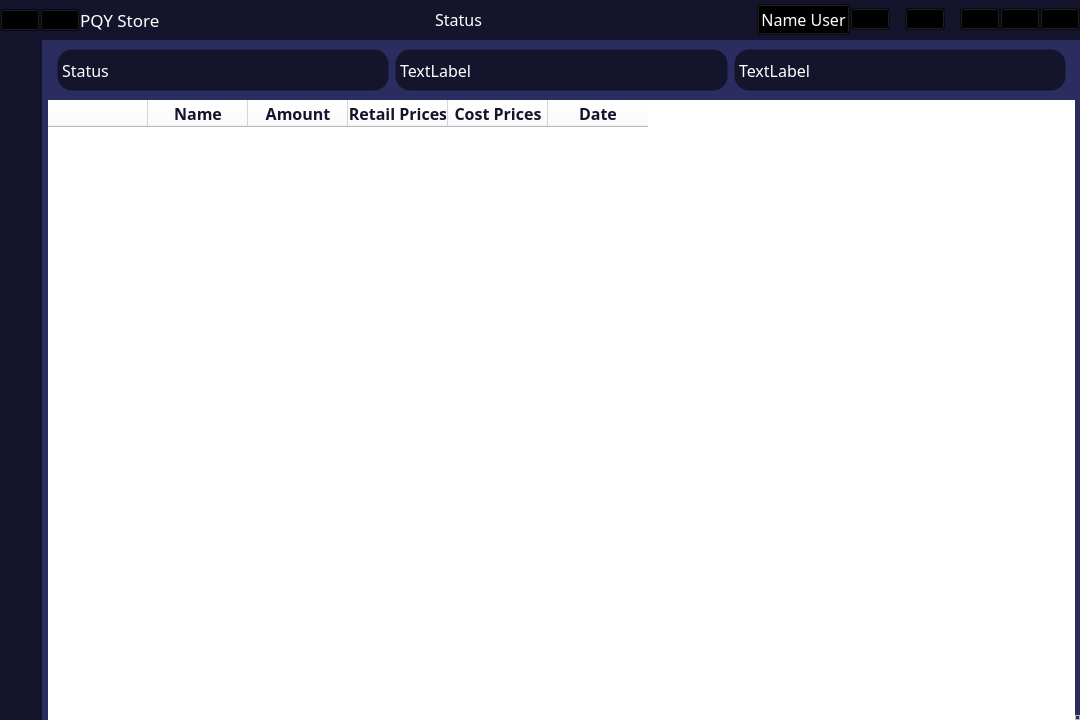
<?xml version="1.0" encoding="UTF-8"?>
<ui version="4.0">
 <class>MainWindow</class>
 <widget class="QMainWindow" name="MainWindow">
  <property name="geometry">
   <rect>
    <x>0</x>
    <y>0</y>
    <width>1080</width>
    <height>720</height>
   </rect>
  </property>
  <property name="windowTitle">
   <string>MainWindow</string>
  </property>
  <property name="styleSheet">
   <string notr="true">#widget_status_2 QLabel{
	font: 12pt Comfortaa;
	color: #fff;
	qproperty-alignment: AlignCenter;
	min-width: 100px;
	min-height: 40px;
	border: 1px solid;
	border-radius: 15px;
	border-color: transparent;
	background-color: #14142c;
}

QTableWidget *{
	background-color: #fff;
	font: 12pt Comfortaa;
	font-weight: bold;
	color: #14142c;
}

QTableWidget::item {
	color:#000;
	border: 0px; 
	padding: 5px;
	font: 20pt Comfortaa;
}

*{}

#name_app{
	font: 13pt Comfortaa;
	color: #fff
}
#name_user, #status_title{
	color: #fff;
	font: 12pt Comfortaa;
}

#title_bar QPushButton{
	background-color: transparent;
}
#title_bar{
	background-color: #14142c;
}
#centralwidget{
	background-color: #2b2c60
}
#left_menu{
	background-color: #14142c;
}
#left_menu QPushButton {
	min-width: 40px;
	min-height: 40px;
	border: 1px solid;
	border-color: transparent;
	background-color: transparent;
}
#left_menu QPushButton:hover {
	background-color: #252552;
	border-top-color: #6969ea;
	border-bottom-color: #6969ea;
}
QToolTip {
	color: #fff;
	font: 10pt Comfortaa;
	background-color: rgba(100, 100, 100, 100);
	border: 1px solid;
	border-radius: 7px;
	border-color: #fff;
}</string>
  </property>
  <widget class="QWidget" name="centralwidget">
   <layout class="QVBoxLayout" name="verticalLayout">
    <property name="spacing">
     <number>0</number>
    </property>
    <property name="leftMargin">
     <number>0</number>
    </property>
    <property name="topMargin">
     <number>0</number>
    </property>
    <property name="rightMargin">
     <number>0</number>
    </property>
    <property name="bottomMargin">
     <number>0</number>
    </property>
    <item alignment="Qt::AlignTop">
     <widget class="QWidget" name="title_bar" native="true">
      <property name="minimumSize">
       <size>
        <width>0</width>
        <height>40</height>
       </size>
      </property>
      <layout class="QHBoxLayout" name="horizontalLayout">
       <property name="spacing">
        <number>0</number>
       </property>
       <property name="leftMargin">
        <number>0</number>
       </property>
       <property name="topMargin">
        <number>0</number>
       </property>
       <property name="rightMargin">
        <number>0</number>
       </property>
       <property name="bottomMargin">
        <number>0</number>
       </property>
       <item alignment="Qt::AlignLeft|Qt::AlignVCenter">
        <widget class="QWidget" name="logo" native="true">
         <property name="toolTip">
          <string>Built &amp; developed by PQY Team</string>
         </property>
         <layout class="QHBoxLayout" name="horizontalLayout_3">
          <property name="spacing">
           <number>0</number>
          </property>
          <property name="leftMargin">
           <number>0</number>
          </property>
          <property name="topMargin">
           <number>0</number>
          </property>
          <property name="rightMargin">
           <number>0</number>
          </property>
          <property name="bottomMargin">
           <number>0</number>
          </property>
          <item>
           <widget class="QPushButton" name="left_menu_btn">
            <property name="minimumSize">
             <size>
              <width>40</width>
              <height>0</height>
             </size>
            </property>
            <property name="toolTip">
             <string>Menu</string>
            </property>
            <property name="text">
             <string/>
            </property>
            <property name="icon">
             <iconset>
              <normaloff>../icons/menu-white.svg</normaloff>../icons/menu-white.svg</iconset>
            </property>
            <property name="iconSize">
             <size>
              <width>30</width>
              <height>30</height>
             </size>
            </property>
            <property name="shortcut">
             <string>Ctrl+Tab</string>
            </property>
           </widget>
          </item>
          <item alignment="Qt::AlignLeft|Qt::AlignVCenter">
           <widget class="QPushButton" name="logo_app">
            <property name="text">
             <string/>
            </property>
            <property name="icon">
             <iconset>
              <normaloff>../Image/OLD/0a890a8477d7b889e1c6.jpg</normaloff>../Image/OLD/0a890a8477d7b889e1c6.jpg</iconset>
            </property>
            <property name="iconSize">
             <size>
              <width>32</width>
              <height>32</height>
             </size>
            </property>
           </widget>
          </item>
          <item alignment="Qt::AlignLeft|Qt::AlignVCenter">
           <widget class="QLabel" name="name_app">
            <property name="text">
             <string>PQY Store</string>
            </property>
           </widget>
          </item>
         </layout>
         <zorder>logo_app</zorder>
         <zorder>name_app</zorder>
         <zorder>left_menu_btn</zorder>
        </widget>
       </item>
       <item alignment="Qt::AlignVCenter">
        <widget class="QWidget" name="widget_status" native="true">
         <property name="sizePolicy">
          <sizepolicy hsizetype="Expanding" vsizetype="Preferred">
           <horstretch>0</horstretch>
           <verstretch>0</verstretch>
          </sizepolicy>
         </property>
         <layout class="QVBoxLayout" name="verticalLayout_2">
          <property name="spacing">
           <number>0</number>
          </property>
          <property name="leftMargin">
           <number>0</number>
          </property>
          <property name="topMargin">
           <number>0</number>
          </property>
          <property name="rightMargin">
           <number>0</number>
          </property>
          <property name="bottomMargin">
           <number>0</number>
          </property>
          <item>
           <widget class="QLabel" name="status_title">
            <property name="sizePolicy">
             <sizepolicy hsizetype="Preferred" vsizetype="Preferred">
              <horstretch>0</horstretch>
              <verstretch>0</verstretch>
             </sizepolicy>
            </property>
            <property name="text">
             <string>Status</string>
            </property>
            <property name="alignment">
             <set>Qt::AlignCenter</set>
            </property>
           </widget>
          </item>
         </layout>
        </widget>
       </item>
       <item alignment="Qt::AlignRight|Qt::AlignVCenter">
        <widget class="QWidget" name="widget_profile" native="true">
         <layout class="QHBoxLayout" name="horizontalLayout_2">
          <property name="spacing">
           <number>0</number>
          </property>
          <property name="leftMargin">
           <number>0</number>
          </property>
          <property name="topMargin">
           <number>0</number>
          </property>
          <property name="rightMargin">
           <number>0</number>
          </property>
          <property name="bottomMargin">
           <number>0</number>
          </property>
          <item>
           <widget class="QPushButton" name="name_user">
            <property name="toolTip">
             <string>Profile</string>
            </property>
            <property name="layoutDirection">
             <enum>Qt::RightToLeft</enum>
            </property>
            <property name="text">
             <string>Name User</string>
            </property>
            <property name="icon">
             <iconset>
              <normaloff>../icons/user-white.svg</normaloff>../icons/user-white.svg</iconset>
            </property>
            <property name="iconSize">
             <size>
              <width>30</width>
              <height>30</height>
             </size>
            </property>
           </widget>
          </item>
          <item>
           <widget class="QPushButton" name="log_out">
            <property name="toolTip">
             <string>Log out</string>
            </property>
            <property name="text">
             <string/>
            </property>
            <property name="icon">
             <iconset>
              <normaloff>../icons/log-out-white.svg</normaloff>../icons/log-out-white.svg</iconset>
            </property>
            <property name="iconSize">
             <size>
              <width>30</width>
              <height>26</height>
             </size>
            </property>
           </widget>
          </item>
          <item>
           <widget class="QLabel" name="label">
            <property name="minimumSize">
             <size>
              <width>15</width>
              <height>0</height>
             </size>
            </property>
            <property name="text">
             <string/>
            </property>
           </widget>
          </item>
          <item>
           <widget class="QPushButton" name="return_home">
            <property name="toolTip">
             <string>Home</string>
            </property>
            <property name="text">
             <string/>
            </property>
            <property name="icon">
             <iconset>
              <normaloff>../icons/home-white.svg</normaloff>../icons/home-white.svg</iconset>
            </property>
            <property name="iconSize">
             <size>
              <width>40</width>
              <height>26</height>
             </size>
            </property>
           </widget>
          </item>
          <item>
           <widget class="QLabel" name="label_2">
            <property name="minimumSize">
             <size>
              <width>15</width>
              <height>0</height>
             </size>
            </property>
            <property name="text">
             <string/>
            </property>
           </widget>
          </item>
          <item>
           <widget class="QPushButton" name="minimize_btn">
            <property name="toolTip">
             <string>Minimize</string>
            </property>
            <property name="statusTip">
             <string extracomment="Minimize"/>
            </property>
            <property name="accessibleDescription">
             <string/>
            </property>
            <property name="text">
             <string/>
            </property>
            <property name="icon">
             <iconset>
              <normaloff>../icons/minus-white.svg</normaloff>../icons/minus-white.svg</iconset>
            </property>
            <property name="iconSize">
             <size>
              <width>30</width>
              <height>25</height>
             </size>
            </property>
           </widget>
          </item>
          <item>
           <widget class="QPushButton" name="maximize_btn">
            <property name="toolTip">
             <string>Maximize</string>
            </property>
            <property name="text">
             <string/>
            </property>
            <property name="icon">
             <iconset>
              <normaloff>../icons/square-white.svg</normaloff>../icons/square-white.svg</iconset>
            </property>
            <property name="iconSize">
             <size>
              <width>30</width>
              <height>22</height>
             </size>
            </property>
           </widget>
          </item>
          <item>
           <widget class="QPushButton" name="close_btn">
            <property name="toolTip">
             <string>Close</string>
            </property>
            <property name="text">
             <string/>
            </property>
            <property name="icon">
             <iconset>
              <normaloff>../icons/x-white.svg</normaloff>../icons/x-white.svg</iconset>
            </property>
            <property name="iconSize">
             <size>
              <width>30</width>
              <height>25</height>
             </size>
            </property>
           </widget>
          </item>
         </layout>
        </widget>
       </item>
      </layout>
     </widget>
    </item>
    <item>
     <widget class="QWidget" name="screen_app" native="true">
      <property name="sizePolicy">
       <sizepolicy hsizetype="Expanding" vsizetype="Expanding">
        <horstretch>0</horstretch>
        <verstretch>0</verstretch>
       </sizepolicy>
      </property>
      <layout class="QHBoxLayout" name="horizontalLayout_6">
       <property name="spacing">
        <number>0</number>
       </property>
       <property name="leftMargin">
        <number>0</number>
       </property>
       <property name="topMargin">
        <number>0</number>
       </property>
       <property name="rightMargin">
        <number>0</number>
       </property>
       <property name="bottomMargin">
        <number>0</number>
       </property>
       <item>
        <widget class="QWidget" name="left_menu" native="true">
         <property name="styleSheet">
          <string notr="true"/>
         </property>
         <layout class="QVBoxLayout" name="verticalLayout_3">
          <property name="spacing">
           <number>0</number>
          </property>
          <property name="leftMargin">
           <number>0</number>
          </property>
          <property name="topMargin">
           <number>5</number>
          </property>
          <property name="rightMargin">
           <number>0</number>
          </property>
          <property name="bottomMargin">
           <number>10</number>
          </property>
          <item>
           <widget class="QPushButton" name="sell_button">
            <property name="sizePolicy">
             <sizepolicy hsizetype="Preferred" vsizetype="Preferred">
              <horstretch>0</horstretch>
              <verstretch>0</verstretch>
             </sizepolicy>
            </property>
            <property name="cursor">
             <cursorShape>PointingHandCursor</cursorShape>
            </property>
            <property name="toolTip">
             <string>Sell</string>
            </property>
            <property name="layoutDirection">
             <enum>Qt::LeftToRight</enum>
            </property>
            <property name="text">
             <string/>
            </property>
            <property name="icon">
             <iconset>
              <normaloff>../icons/shopping-cart-white.svg</normaloff>../icons/shopping-cart-white.svg</iconset>
            </property>
            <property name="iconSize">
             <size>
              <width>30</width>
              <height>30</height>
             </size>
            </property>
           </widget>
          </item>
          <item>
           <widget class="QPushButton" name="shift_summary_btn">
            <property name="sizePolicy">
             <sizepolicy hsizetype="Minimum" vsizetype="Minimum">
              <horstretch>0</horstretch>
              <verstretch>0</verstretch>
             </sizepolicy>
            </property>
            <property name="cursor">
             <cursorShape>PointingHandCursor</cursorShape>
            </property>
            <property name="toolTip">
             <string>Shift Work</string>
            </property>
            <property name="layoutDirection">
             <enum>Qt::LeftToRight</enum>
            </property>
            <property name="text">
             <string/>
            </property>
            <property name="icon">
             <iconset>
              <normaloff>../icons/fast-forward-white.svg</normaloff>../icons/fast-forward-white.svg</iconset>
            </property>
            <property name="iconSize">
             <size>
              <width>30</width>
              <height>30</height>
             </size>
            </property>
           </widget>
          </item>
          <item>
           <widget class="QPushButton" name="view_stock_btn">
            <property name="sizePolicy">
             <sizepolicy hsizetype="Minimum" vsizetype="Minimum">
              <horstretch>0</horstretch>
              <verstretch>0</verstretch>
             </sizepolicy>
            </property>
            <property name="cursor">
             <cursorShape>PointingHandCursor</cursorShape>
            </property>
            <property name="toolTip">
             <string>Warehouse</string>
            </property>
            <property name="layoutDirection">
             <enum>Qt::RightToLeft</enum>
            </property>
            <property name="text">
             <string/>
            </property>
            <property name="icon">
             <iconset>
              <normaloff>../icons/package-white.svg</normaloff>../icons/package-white.svg</iconset>
            </property>
            <property name="iconSize">
             <size>
              <width>30</width>
              <height>30</height>
             </size>
            </property>
           </widget>
          </item>
          <item>
           <widget class="QPushButton" name="view_history_btn">
            <property name="sizePolicy">
             <sizepolicy hsizetype="Minimum" vsizetype="Minimum">
              <horstretch>0</horstretch>
              <verstretch>0</verstretch>
             </sizepolicy>
            </property>
            <property name="cursor">
             <cursorShape>PointingHandCursor</cursorShape>
            </property>
            <property name="toolTip">
             <string>History</string>
            </property>
            <property name="layoutDirection">
             <enum>Qt::RightToLeft</enum>
            </property>
            <property name="text">
             <string/>
            </property>
            <property name="icon">
             <iconset>
              <normaloff>../icons/book-white.svg</normaloff>../icons/book-white.svg</iconset>
            </property>
            <property name="iconSize">
             <size>
              <width>30</width>
              <height>30</height>
             </size>
            </property>
           </widget>
          </item>
          <item>
           <widget class="QPushButton" name="import_export_btn">
            <property name="sizePolicy">
             <sizepolicy hsizetype="Minimum" vsizetype="Minimum">
              <horstretch>0</horstretch>
              <verstretch>0</verstretch>
             </sizepolicy>
            </property>
            <property name="cursor">
             <cursorShape>PointingHandCursor</cursorShape>
            </property>
            <property name="toolTip">
             <string>Import - Export</string>
            </property>
            <property name="text">
             <string/>
            </property>
            <property name="icon">
             <iconset>
              <normaloff>../icons/truck-white.svg</normaloff>../icons/truck-white.svg</iconset>
            </property>
            <property name="iconSize">
             <size>
              <width>30</width>
              <height>30</height>
             </size>
            </property>
           </widget>
          </item>
          <item>
           <widget class="QPushButton" name="signup">
            <property name="sizePolicy">
             <sizepolicy hsizetype="Minimum" vsizetype="Minimum">
              <horstretch>0</horstretch>
              <verstretch>0</verstretch>
             </sizepolicy>
            </property>
            <property name="cursor">
             <cursorShape>PointingHandCursor</cursorShape>
            </property>
            <property name="toolTip">
             <string>Add  member</string>
            </property>
            <property name="layoutDirection">
             <enum>Qt::RightToLeft</enum>
            </property>
            <property name="text">
             <string/>
            </property>
            <property name="icon">
             <iconset>
              <normaloff>../icons/user-plus-white.svg</normaloff>../icons/user-plus-white.svg</iconset>
            </property>
            <property name="iconSize">
             <size>
              <width>30</width>
              <height>30</height>
             </size>
            </property>
           </widget>
          </item>
          <item>
           <spacer name="verticalSpacer">
            <property name="orientation">
             <enum>Qt::Vertical</enum>
            </property>
            <property name="sizeHint" stdset="0">
             <size>
              <width>20</width>
              <height>40</height>
             </size>
            </property>
           </spacer>
          </item>
          <item>
           <widget class="QPushButton" name="close_left_menu">
            <property name="toolTip">
             <string>Close menu</string>
            </property>
            <property name="text">
             <string/>
            </property>
            <property name="icon">
             <iconset>
              <normaloff>../icons/x-circle-white.svg</normaloff>../icons/x-circle-white.svg</iconset>
            </property>
            <property name="iconSize">
             <size>
              <width>30</width>
              <height>30</height>
             </size>
            </property>
            <property name="shortcut">
             <string>Ctrl+Tab</string>
            </property>
           </widget>
          </item>
          <item>
           <widget class="QPushButton" name="help_btn">
            <property name="toolTip">
             <string>Help</string>
            </property>
            <property name="text">
             <string/>
            </property>
            <property name="icon">
             <iconset>
              <normaloff>../icons/help-circle-white.svg</normaloff>../icons/help-circle-white.svg</iconset>
            </property>
            <property name="iconSize">
             <size>
              <width>30</width>
              <height>30</height>
             </size>
            </property>
           </widget>
          </item>
          <item>
           <widget class="QPushButton" name="info_btn">
            <property name="toolTip">
             <string>Info</string>
            </property>
            <property name="text">
             <string/>
            </property>
            <property name="icon">
             <iconset>
              <normaloff>../icons/alert-circle-white.svg</normaloff>../icons/alert-circle-white.svg</iconset>
            </property>
            <property name="iconSize">
             <size>
              <width>30</width>
              <height>30</height>
             </size>
            </property>
           </widget>
          </item>
          <item>
           <widget class="QPushButton" name="contact_btn">
            <property name="toolTip">
             <string>Contact</string>
            </property>
            <property name="text">
             <string/>
            </property>
            <property name="icon">
             <iconset>
              <normaloff>../icons/phone-call-white.svg</normaloff>../icons/phone-call-white.svg</iconset>
            </property>
            <property name="iconSize">
             <size>
              <width>30</width>
              <height>30</height>
             </size>
            </property>
           </widget>
          </item>
          <item>
           <widget class="QPushButton" name="setting_btn">
            <property name="toolTip">
             <string>Setting</string>
            </property>
            <property name="text">
             <string/>
            </property>
            <property name="icon">
             <iconset>
              <normaloff>../icons/settings-white.svg</normaloff>../icons/settings-white.svg</iconset>
            </property>
            <property name="iconSize">
             <size>
              <width>30</width>
              <height>30</height>
             </size>
            </property>
           </widget>
          </item>
         </layout>
        </widget>
       </item>
       <item>
        <widget class="QWidget" name="main_screen" native="true">
         <property name="sizePolicy">
          <sizepolicy hsizetype="Expanding" vsizetype="Expanding">
           <horstretch>0</horstretch>
           <verstretch>0</verstretch>
          </sizepolicy>
         </property>
         <layout class="QVBoxLayout" name="verticalLayout_4">
          <property name="spacing">
           <number>0</number>
          </property>
          <property name="leftMargin">
           <number>6</number>
          </property>
          <property name="topMargin">
           <number>0</number>
          </property>
          <property name="rightMargin">
           <number>0</number>
          </property>
          <property name="bottomMargin">
           <number>0</number>
          </property>
          <item>
           <widget class="QWidget" name="widget_status_2" native="true">
            <layout class="QHBoxLayout" name="horizontalLayout_4">
             <item>
              <widget class="QLabel" name="status_table">
               <property name="text">
                <string>Status</string>
               </property>
              </widget>
             </item>
             <item>
              <widget class="QLabel" name="label_3">
               <property name="text">
                <string>TextLabel</string>
               </property>
              </widget>
             </item>
             <item>
              <widget class="QLabel" name="label_4">
               <property name="text">
                <string>TextLabel</string>
               </property>
              </widget>
             </item>
            </layout>
           </widget>
          </item>
          <item>
           <widget class="QTableWidget" name="tableWidget">
            <property name="font">
             <font>
              <pointsize>15</pointsize>
             </font>
            </property>
            <property name="styleSheet">
             <string notr="true"/>
            </property>
            <property name="frameShape">
             <enum>QFrame::NoFrame</enum>
            </property>
            <property name="editTriggers">
             <set>QAbstractItemView::DoubleClicked</set>
            </property>
            <property name="gridStyle">
             <enum>Qt::DashLine</enum>
            </property>
            <column>
             <property name="text">
              <string/>
             </property>
            </column>
            <column>
             <property name="text">
              <string>Name</string>
             </property>
            </column>
            <column>
             <property name="text">
              <string>Amount</string>
             </property>
            </column>
            <column>
             <property name="text">
              <string>Retail Prices</string>
             </property>
            </column>
            <column>
             <property name="text">
              <string>Cost Prices</string>
             </property>
            </column>
            <column>
             <property name="text">
              <string>Date</string>
             </property>
            </column>
           </widget>
          </item>
         </layout>
        </widget>
       </item>
       <item alignment="Qt::AlignRight|Qt::AlignBottom">
        <widget class="QFrame" name="size_grip">
         <property name="sizePolicy">
          <sizepolicy hsizetype="Minimum" vsizetype="Minimum">
           <horstretch>0</horstretch>
           <verstretch>0</verstretch>
          </sizepolicy>
         </property>
         <property name="minimumSize">
          <size>
           <width>5</width>
           <height>5</height>
          </size>
         </property>
         <property name="frameShape">
          <enum>QFrame::StyledPanel</enum>
         </property>
         <property name="frameShadow">
          <enum>QFrame::Raised</enum>
         </property>
        </widget>
       </item>
      </layout>
     </widget>
    </item>
   </layout>
  </widget>
 </widget>
 <resources/>
 <connections/>
</ui>
